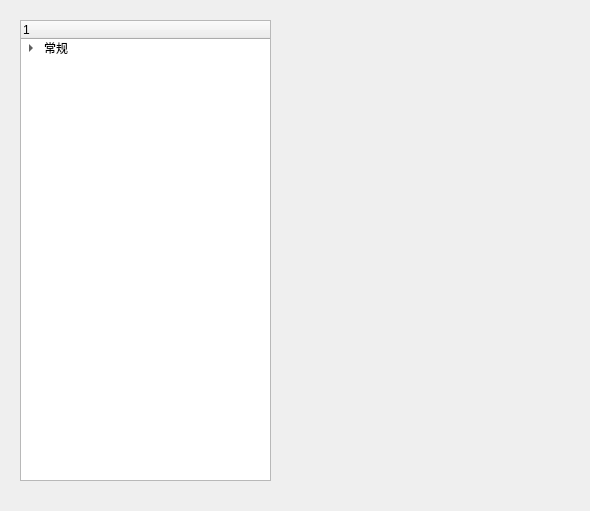
<?xml version="1.0" encoding="UTF-8"?>
<ui version="4.0">
 <class>SettingWindow</class>
 <widget class="QMainWindow" name="SettingWindow">
  <property name="geometry">
   <rect>
    <x>0</x>
    <y>0</y>
    <width>590</width>
    <height>511</height>
   </rect>
  </property>
  <property name="windowTitle">
   <string>选项</string>
  </property>
  <widget class="QWidget" name="centralwidget">
   <widget class="QTreeWidget" name="treeWidget">
    <property name="geometry">
     <rect>
      <x>20</x>
      <y>20</y>
      <width>251</width>
      <height>461</height>
     </rect>
    </property>
    <column>
     <property name="text">
      <string>1</string>
     </property>
    </column>
    <item>
     <property name="text">
      <string>常规</string>
     </property>
     <item>
      <property name="text">
       <string>路径</string>
      </property>
     </item>
    </item>
   </widget>
  </widget>
 </widget>
 <resources/>
 <connections/>
</ui>
